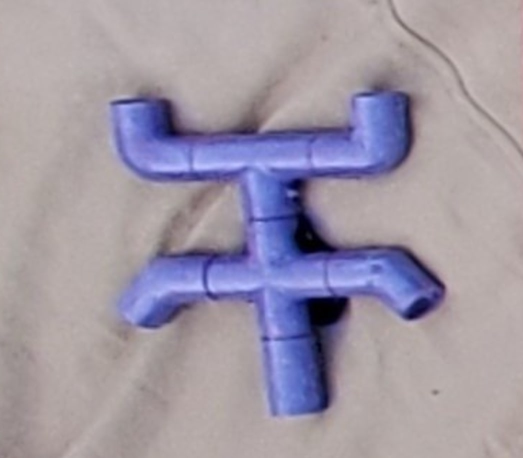
#> input picture SeaStar.jpg, 1046 x 916 px, given in place of S, which was not available (shown at 1/2 size)
$ python -i stereo.py   (imports and definitions only)
#> lines starting #> are read from the running program, lines starting #| are printed output that depends on the picture; pictures that were not available may be replaced by others from this repository, and a replacement may not be noted
import sys
import cv2 as cv
import numpy as np
import matplotlib.pyplot as plt
from matplotlib import pyplot as plt
from PIL import Image as im


# [55 lines left out: functions stereo_match, drawlines, not called in this run]


def stereo_vision(locations):
#> called with locations = 'SeaStar.jpg'
    im1=cv.imread(locations[0])
#> im1 is the input picture: shape (916, 1046, 3); mean B, G, R 165.8, 151.5, 159.7
    im2=cv.imread(locations[1])
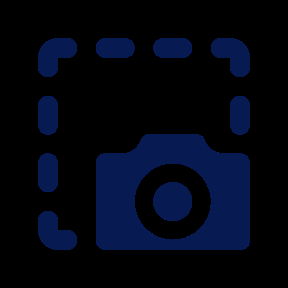
#> input picture capture.png, 288 x 288 px, given in place of e, which was not available
#> im2 is the input picture: shape (288, 288, 3); mean B, G, R 19.3, 6.1, 1.6
    img1=cv.cvtColor(im1, cv.COLOR_BGR2GRAY)
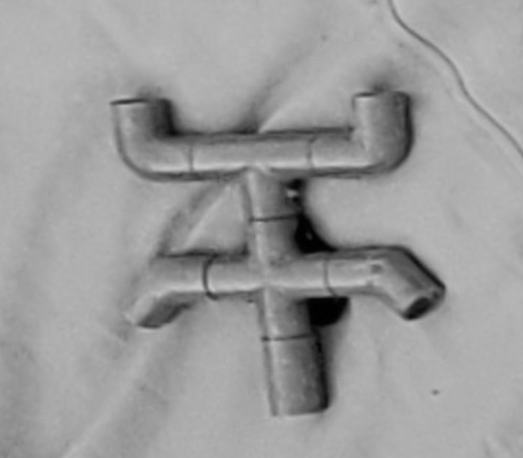
#> img1: shape (916, 1046) (shown at 1/2 size); min 0, max 200, mean 155.6
    img2=cv.cvtColor(im2, cv.COLOR_BGR2GRAY)
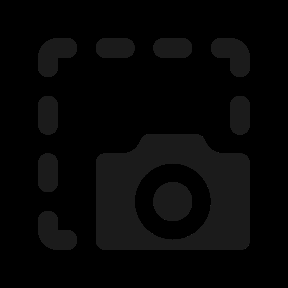
#> img2: shape (288, 288); min 0, max 42, mean 6.3

    sift = cv.SIFT_create()
    # find the keypoints and descriptors with SIFT
    kp1, des1 = sift.detectAndCompute(img1, None)
#> kp1 = 151 keypoints; strongest (x, y, size): (614, 476, 58), (833, 622, 26.2), (640, 787, 51.1), (629, 558, 47)
    kp2, des2 = sift.detectAndCompute(img2, None)
#> kp2 = 20 keypoints; strongest (x, y, size): (48, 172, 18.8), (172, 48, 18.9), (115, 48, 18.9), (48, 115, 18.9)

    imgSift = cv.drawKeypoints(
        img1, kp1, None, flags=cv.DRAW_MATCHES_FLAGS_DRAW_RICH_KEYPOINTS)
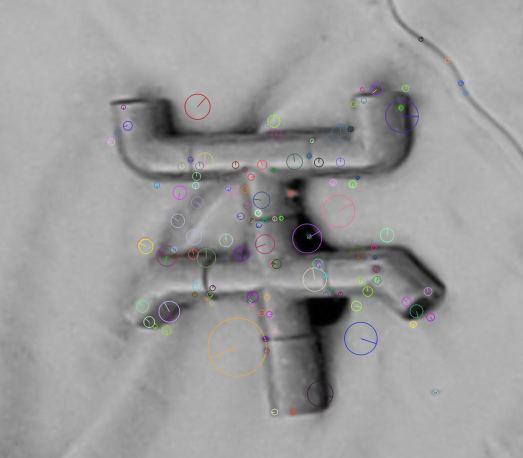
#> imgSift: shape (916, 1046, 3) (shown at 1/2 size); mean of channels 0, 1, 2 155.7, 155.5, 155.8; drawn as B, G, R
    #cv.imshow("SIFT Keypoints", imgSift)


    FLANN_INDEX_KDTREE = 1
    index_params = dict(algorithm=FLANN_INDEX_KDTREE, trees=5)
    search_params = dict(checks=50)   # or pass empty dictionary
    flann = cv.FlannBasedMatcher(index_params, search_params)
    matches = flann.knnMatch(des1, des2, k=2)
#> matches = 151 matches

    # Keep good matches: calculate distinctive image features
    # Lowe, D.G. Distinctive Image Features from Scale-Invariant Keypoints. International Journal of Computer Vision 60, 91–110 (2004). https://doi.org/10.1023/B:VISI.0000029664.99615.94
    # https://www.cs.ubc.ca/~lowe/papers/ijcv04.pdf
    matchesMask = [[0, 0] for i in range(len(matches))]
#> matchesMask = 151 pairs, first value 0 to 0, second value 0 to 0
    good = []
    pts1 = []
    pts2 = []

    for i, (m, n) in enumerate(matches):
        if m.distance < 0.7*n.distance:
            # Keep this keypoint pair
            matchesMask[i] = [1, 0]
            good.append(m)
            pts2.append(kp2[m.trainIdx].pt)
            pts1.append(kp1[m.queryIdx].pt)
#> after the loop, good = []; pts1 = []; pts2 = []
    draw_params = dict(matchColor=(0, 255, 0),
                    singlePointColor=(255, 0, 0),
                    matchesMask=matchesMask[300:500],
                    flags=cv.DrawMatchesFlags_DEFAULT)
#> draw_params = {'matchColor': (0, 255, 0), 'singlePointColor': (255, 0, 0), 'matchesMask': [], 'flags': 0}

    keypoint_matches = cv.drawMatchesKnn(
        img1, kp1, img2, kp2, matches[300:500], None, **draw_params)
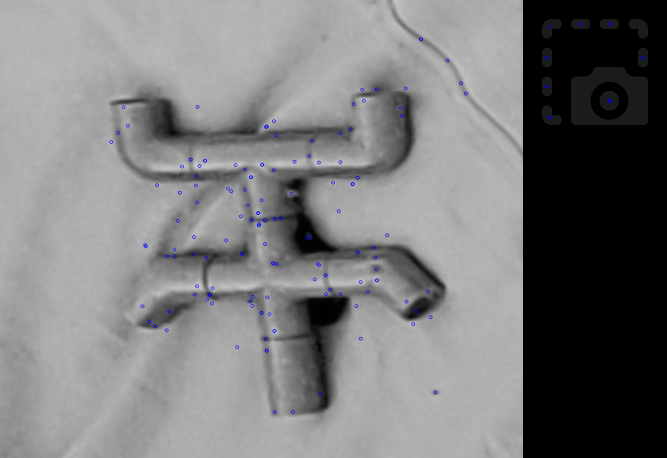
#> keypoint_matches: shape (916, 1334, 3) (shown at 1/2 size); mean of channels 0, 1, 2 122.8, 122.1, 122.1; drawn as B, G, R
    #cv.imshow("Keypoint matches", keypoint_matches)
    cv.imwrite('matches.png',keypoint_matches)

    pts1 = np.int32(pts1)
#> pts1 = empty array
    pts2 = np.int32(pts2)
#> pts2 = empty array
#> (the run stopped early here; a loop or call above may not have finished)
